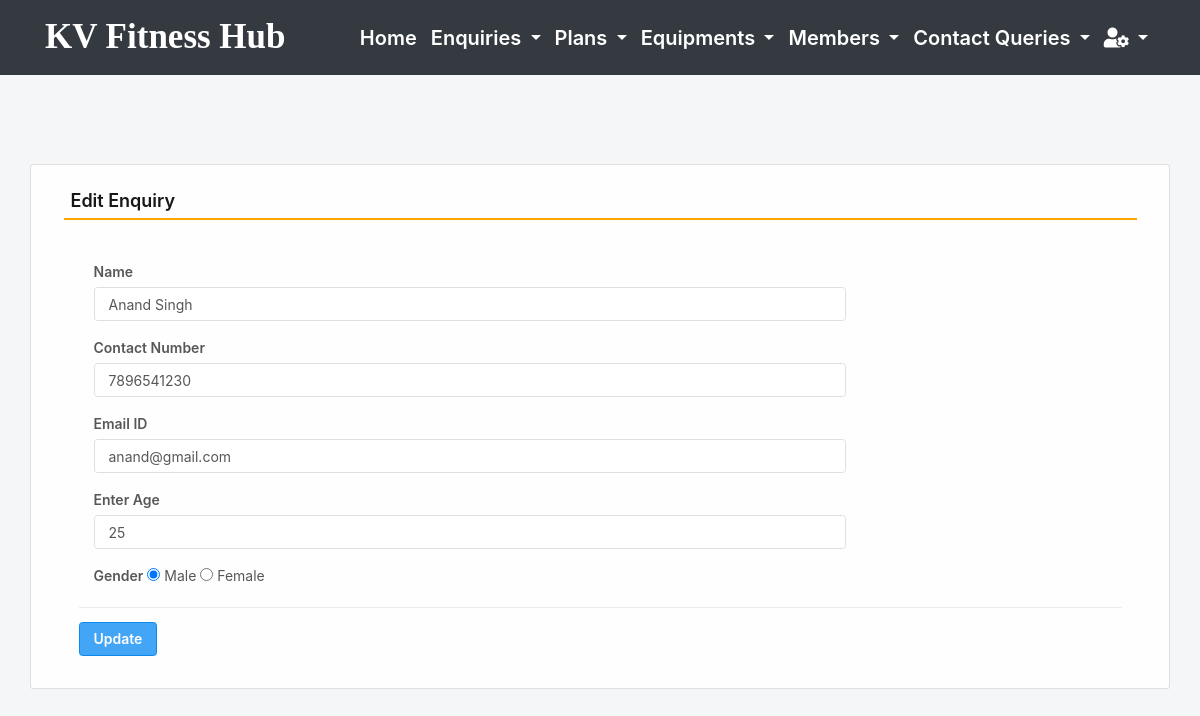
The app's page /edit_Enquiry/2 (signed in) with its own data.
### gym/models.py (models this page shows, shortened)
class Enquiry(models.Model):
    name = models.CharField(max_length=150, null=True)
    mobile = models.CharField(max_length=15, null=True)
    email = models.CharField(max_length=50, null=True)
    age = models.CharField(max_length=15, null=True)
    gender = models.CharField(max_length=10, null=True)

### gym/views.py (the view, shortened to what this page needs)
# urls.py: path('edit_Enquiry/<int:pid>', edit_Enquiry, name='edit_Enquiry'),
def edit_Enquiry(request,pid):
    error = ""
    if not request.user.is_authenticated:
        return redirect(admin_login)
    user = request.user
    enquiry = Enquiry.objects.get(id=pid)
    return render(request,'edit_Enquiry.html', locals())

### gym/templates/edit_Enquiry.html (shortened to what this page needs)
{% include 'admin_nav.html' %}
{% load static %}
{% block main %}
 <html lang="en" class="no-focus">
 <link rel="stylesheet" id="css-main" href="{% static 'css1/codebase.min.css' %}">
 <br><br><br><br>
	<div class="container card shadow mt-5">
		<div class="card-body">
			<h5 class="p-2" style="border-bottom: 2px solid orange">Edit Enquiry</h5>
             <br>
			<div class="container-fluid">
					<form method="post">
                        <div class="col-sm-9">
							<div class="form-group">
								<label>Name</label>
                                <input type="text" name="name" class="form-control" value="{{enquiry.name}}">
							</div>
						</div>
                        <div class="col-sm-9">
							<div class="form-group">
								<label>Contact Number</label>
                                <input type="text" name="mobile" class="form-control" value="{{enquiry.mobile}}">
							</div>
						</div>
                        <div class="col-sm-9">
							<div class="form-group">
								<label>Email ID</label>
                                <input type="text" name="email" class="form-control" value="{{enquiry.email}}">
							</div>
						</div>
                        <div class="col-sm-9">
							<div class="form-group">
								<label>Enter Age</label>
                                <input type="text" name="age" class="form-control" value="{{enquiry.age}}">
							</div>
						</div>
                        <div class="col-sm-9">
							<div class="form-group">
								<label>Gender</label>
                                {% if enquiry.gender == "Male" %}
								<input type="radio" name="gender" value="Male" checked> Male
								<input type="radio" name="gender" value="Female"> Female
								{% endif %}
							</div>
						</div>
						<hr>
						<input type="submit" value="Update" class="btn btn-primary">
					</form>
				</div>
			</div>
		</div>
        <link rel="stylesheet" href="https://use.fontawesome.com/releases/v5.6.3/css/all.css">
 </html>
{% endblock %}

### gym/templates/edit_Enquiry.html (style rules this page uses)
.container.card { background-color: rgba(255, 255, 255, 0.9); }

### records on screen
Enquiry: name "Anand Singh", mobile "7896541230", email "anand@gmail.com", age "25"
